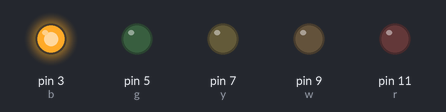
Recording of a sketch running on a simulated Arduino Uno, built with avr-gcc and run on an emulated ATmega328P. Shown: output pins drawn as LEDs (lit = HIGH).

Above: at 0.5 s.
At 5.7 s:
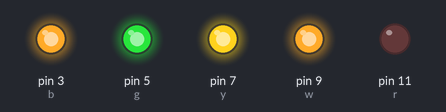
At 8.5 s:
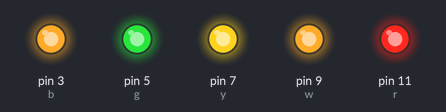
At 13.5 s:
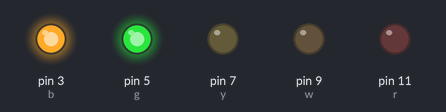
At 18.5 s:
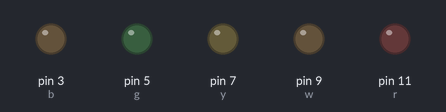
At 23.5 s:
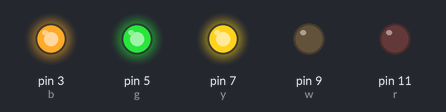
Timing chart, 0 to 26.0 s (numbered marks = the images above):
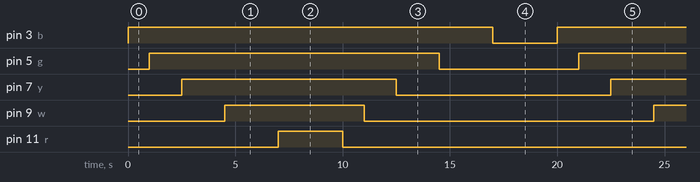

Measured:
- by itself, pin 3 (b): alternates HIGH for 17.0 s and LOW for 3.0 s
- by itself, pin 5 (g): alternates HIGH for 13.5 s and LOW for 6.5 s
- by itself, pin 7 (y): alternates HIGH for 10.0 s and LOW for 10.0 s
- by itself, pin 9 (w): alternates HIGH for 6.5 s and LOW for 13.5 s
- by itself, pin 11 (r): alternates HIGH for 3.0 s and LOW for 17.0 s

The sketch:

blink.ino
```cpp
int b = 3;
int g = 5;
int y = 7;
int w = 9;
int r = 11;

void setup() {
  pinMode(b, OUTPUT);
  pinMode(g, OUTPUT);
  pinMode(y, OUTPUT);
  pinMode(w, OUTPUT);
  pinMode(r, OUTPUT);
}

void loop() {
  // PÅ
  digitalWrite(b, HIGH);
  delay(1000);
  digitalWrite(g, HIGH);
  delay(1500);
  digitalWrite(y, HIGH);
  delay(2000);
  digitalWrite(w, HIGH);
  delay(2500);
  digitalWrite(r, HIGH);
  delay(3000);
  // AV
  digitalWrite(r, LOW);
  delay(1000);
  digitalWrite(w, LOW);
  delay(1500);
  digitalWrite(y, LOW);
  delay(2000);
  digitalWrite(g, LOW);
  delay(2500);
  digitalWrite(b, LOW);
  delay(3000);
}
```
